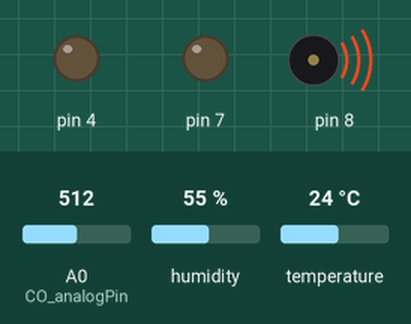
Bench run of a sketch on a simulated Arduino Uno, built with avr-gcc and run on an emulated ATmega328P. On the bench: output pins drawn as LEDs (lit = HIGH), buzzer (waves = sounding). Wiring (inferred from the names in the program): DHT11 sensor: data pin 9. Inputs (shaded band) come from the test bench; at power-on: A0 (CO_analogPin) = 512, humidity 55 %, temperature 24 °C. Pins used as bus, display or sensor lines are not drawn; what the sketch prints to the serial monitor is not drawn.

Above: at 0.8 s.
Timing chart, 0 to 3.6 s (numbered marks = the images above):
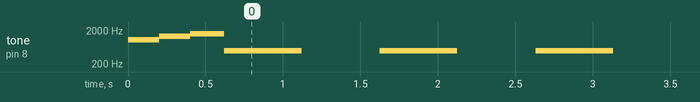

The sketch:

sketch_oct12b.ino
```cpp
#include "dht.h"
dht DHT;
#define DHT22_PIN 9


int CO_analogPin = A0;
int limit;
int co_value;

void setup()
{
  pinMode(4, OUTPUT);
  pinMode(7, OUTPUT);

  tone(8,1047,350);
  delay(200);
  tone(8,1319,350);
  delay(200);
  tone(8,1568,350);
  delay(200);

  Serial.begin(9600);
  Serial.print("Made By Haskur");
  Serial.println();
  Serial.println("Humidity (%),\tTemperature (C),\tCO value (ppm)");
}

void loop()
{
  co_value = analogRead(CO_analogPin);
  // READ DATA
  int chk = DHT.read22(DHT22_PIN);
  switch (chk)
  {
    case DHTLIB_OK:
      Serial.print("");
      break;
    case DHTLIB_ERROR_CHECKSUM:
      Serial.print("Checksum error,\t");
      break;
    case DHTLIB_ERROR_TIMEOUT:
      Serial.print("Time out error,\t");
      break;
    default:
      Serial.print("Unknown error,\t");
      break;
  }
  // DISPLAY DATA
  Serial.print(DHT.humidity,1);
  Serial.print("\t\t");
  Serial.print(DHT.temperature,1);
  Serial.print("\t\t\t");
  Serial.println(co_value);

  if(DHT.temperature > 35)
    tone(8, 494, 500);
  if(DHT.humidity > 66 && DHT.temperature > 26)
    tone(8, 494, 500);
  if(DHT.humidity > 70)
    tone(8, 494, 500);
  if(co_value > 90)
    tone(8, 494, 500);

delay(1000);
}
//End Loop
```

dht.cpp
```cpp
//
//    FILE: dht.cpp
//  AUTHOR: Rob Tillaart
// VERSION: 0.1.14
// PURPOSE: DHT Temperature & Humidity Sensor library for Arduino
//     URL: http://arduino.cc/playground/Main/DHTLib
//
// HISTORY:
// 0.1.14 replace digital read with faster (~3x) code => more robust low MHz machines.
// 0.1.13 fix negative temperature
// 0.1.12 support DHT33 and DHT44 initial version
// 0.1.11 renamed DHTLIB_TIMEOUT
// 0.1.10 optimized faster WAKEUP + TIMEOUT
// 0.1.09 optimize size: timeout check + use of mask
// 0.1.08 added formula for timeout based upon clockspeed
// 0.1.07 added support for DHT21
// 0.1.06 minimize footprint (2012-12-27)
// 0.1.05 fixed negative temperature bug (thanks to Roseman)
// 0.1.04 improved readability of code using DHTLIB_OK in code
// 0.1.03 added error values for temp and humidity when read failed
// 0.1.02 added error codes
// 0.1.01 added support for Arduino 1.0, fixed typos (31/12/2011)
// 0.1.00 by Rob Tillaart (01/04/2011)
//
// inspired by DHT11 library
//
// Released to the public domain
//

#include "dht.h"

/////////////////////////////////////////////////////
//
// PUBLIC
//

// return values:
// DHTLIB_OK
// DHTLIB_ERROR_CHECKSUM
// DHTLIB_ERROR_TIMEOUT
int dht::read11(uint8_t pin)
{
    // READ VALUES
    int rv = _readSensor(pin, DHTLIB_DHT11_WAKEUP);
    if (rv != DHTLIB_OK)
    {
        humidity    = DHTLIB_INVALID_VALUE; // invalid value, or is NaN prefered?
        temperature = DHTLIB_INVALID_VALUE; // invalid value
        return rv;
    }

    // CONVERT AND STORE
    humidity    = bits[0];  // bits[1] == 0;
    temperature = bits[2];  // bits[3] == 0;

    // TEST CHECKSUM
    // bits[1] && bits[3] both 0
    uint8_t sum = bits[0] + bits[2];
    if (bits[4] != sum) return DHTLIB_ERROR_CHECKSUM;

    return DHTLIB_OK;
}


// return values:
// DHTLIB_OK
// DHTLIB_ERROR_CHECKSUM
// DHTLIB_ERROR_TIMEOUT
int dht::read(uint8_t pin)
{
    // READ VALUES
    int rv = _readSensor(pin, DHTLIB_DHT_WAKEUP);
    if (rv != DHTLIB_OK)
    {
        humidity    = DHTLIB_INVALID_VALUE;  // invalid value, or is NaN prefered?
        temperature = DHTLIB_INVALID_VALUE;  // invalid value
        return rv; // propagate error value
    }

    // CONVERT AND STORE
    humidity = word(bits[0], bits[1]) * 0.1;
    temperature = word(bits[2] & 0x7F, bits[3]) * 0.1;
    if (bits[2] & 0x80)  // negative temperature
    {
        temperature = -temperature;
    }

    // TEST CHECKSUM
    uint8_t sum = bits[0] + bits[1] + bits[2] + bits[3];
    if (bits[4] != sum)
    {
        return DHTLIB_ERROR_CHECKSUM;
    }
    return DHTLIB_OK;
}

/////////////////////////////////////////////////////
//
// PRIVATE
//

// return values:
// DHTLIB_OK
// DHTLIB_ERROR_TIMEOUT
int dht::_readSensor(uint8_t pin, uint8_t wakeupDelay)
{
    // INIT BUFFERVAR TO RECEIVE DATA
    uint8_t mask = 128;
    uint8_t idx = 0;

    // replace digitalRead() with Direct Port Reads.
    // reduces footprint ~100 bytes => portability issue?
    // direct port read is about 3x faster
  uint8_t bit = digitalPinToBitMask(pin);
  uint8_t port = digitalPinToPort(pin);
    volatile uint8_t *PIR = portInputRegister(port);

    // EMPTY BUFFER
    for (uint8_t i = 0; i < 5; i++) bits[i] = 0;

    // REQUEST SAMPLE
    pinMode(pin, OUTPUT);
    digitalWrite(pin, LOW); // T-be
    delay(wakeupDelay);
    digitalWrite(pin, HIGH);   // T-go
    delayMicroseconds(40);
    pinMode(pin, INPUT);

    // GET ACKNOWLEDGE or TIMEOUT
    uint16_t loopCntLOW = DHTLIB_TIMEOUT;
    while ((*PIR & bit) == LOW )  // T-rel
    {
        if (--loopCntLOW == 0) return DHTLIB_ERROR_TIMEOUT;
    }

    uint16_t loopCntHIGH = DHTLIB_TIMEOUT;
    while ((*PIR & bit) != LOW )  // T-reh
    {
        if (--loopCntHIGH == 0) return DHTLIB_ERROR_TIMEOUT;
    }

    // READ THE OUTPUT - 40 BITS => 5 BYTES
    for (uint8_t i = 40; i != 0; i--)
    {
        loopCntLOW = DHTLIB_TIMEOUT;
        while ((*PIR & bit) == LOW )
        {
            if (--loopCntLOW == 0) return DHTLIB_ERROR_TIMEOUT;
        }

        uint32_t t = micros();

        loopCntHIGH = DHTLIB_TIMEOUT;
        while ((*PIR & bit) != LOW )
        {
            if (--loopCntHIGH == 0) return DHTLIB_ERROR_TIMEOUT;
        }

        if ((micros() - t) > 40)
        {
            bits[idx] |= mask;
        }
        mask >>= 1;
        if (mask == 0)   // next byte?
        {
            mask = 128;
            idx++;
        }
    }
    pinMode(pin, OUTPUT);
    digitalWrite(pin, HIGH);

    return DHTLIB_OK;
}
//
// END OF FILE
//
```

dht.h
```cpp
//
//    FILE: dht.h
//  AUTHOR: Rob Tillaart
// VERSION: 0.1.14
// PURPOSE: DHT Temperature & Humidity Sensor library for Arduino
//     URL: http://arduino.cc/playground/Main/DHTLib
//
// HISTORY:
// see dht.cpp file
//

#ifndef dht_h
#define dht_h

#if ARDUINO < 100
#include <WProgram.h>
#else
#include <Arduino.h>
#endif

#define DHT_LIB_VERSION "0.1.14"

#define DHTLIB_OK                0
#define DHTLIB_ERROR_CHECKSUM   -1
#define DHTLIB_ERROR_TIMEOUT    -2
#define DHTLIB_INVALID_VALUE    -999

#define DHTLIB_DHT11_WAKEUP     18
#define DHTLIB_DHT_WAKEUP       1

// max timeout is 100 usec.
// For a 16 Mhz proc 100 usec is 1600 clock cycles
// loops using DHTLIB_TIMEOUT use at least 4 clock cycli
// so 100 us takes max 400 loops
// so by dividing F_CPU by 40000 we "fail" as fast as possible
#define DHTLIB_TIMEOUT (F_CPU/40000)

class dht
{
public:
    // return values:
    // DHTLIB_OK
    // DHTLIB_ERROR_CHECKSUM
    // DHTLIB_ERROR_TIMEOUT
    int read11(uint8_t pin);
    int read(uint8_t pin);

    inline int read21(uint8_t pin) { return read(pin); };
    inline int read22(uint8_t pin) { return read(pin); };
    inline int read33(uint8_t pin) { return read(pin); };
    inline int read44(uint8_t pin) { return read(pin); };

    double humidity;
    double temperature;

private:
    uint8_t bits[5];  // buffer to receive data
    int _readSensor(uint8_t pin, uint8_t wakeupDelay);
};
#endif
//
// END OF FILE
//
```

Measured:
- by itself, tone on pin 8: plays 1047 Hz for 0.20 s, 1319 Hz for 0.20 s, 1568 Hz for 0.22 s, 494 Hz for 0.50 s, 494 Hz for 0.50 s, 494 Hz for 0.50 s … (132 notes in this stretch)
